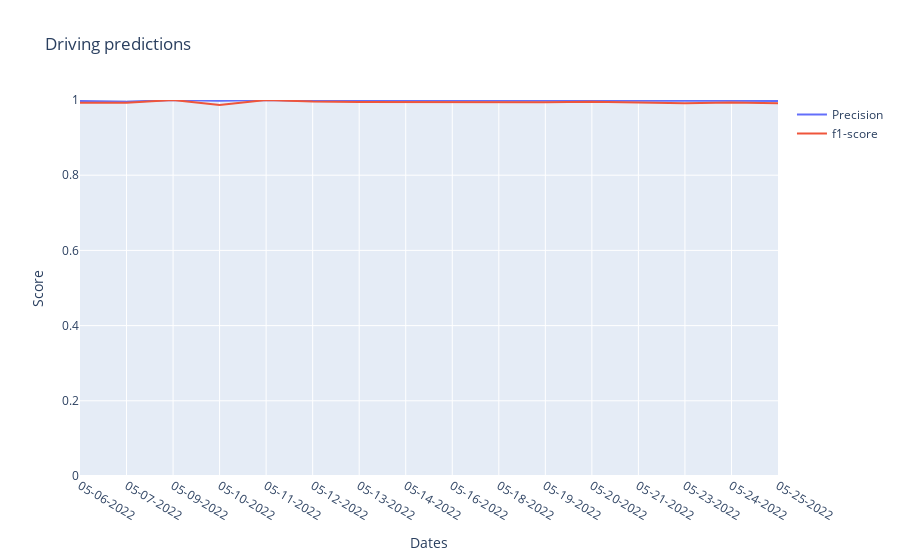
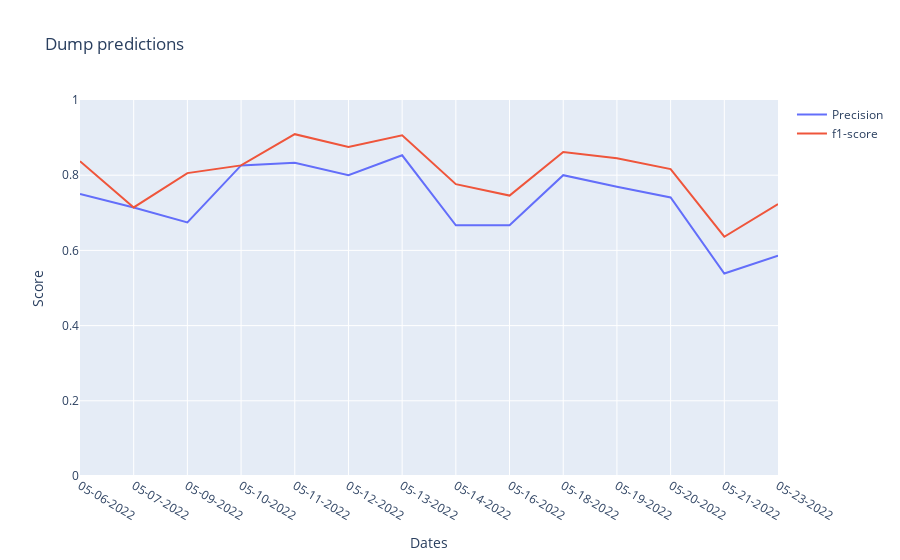
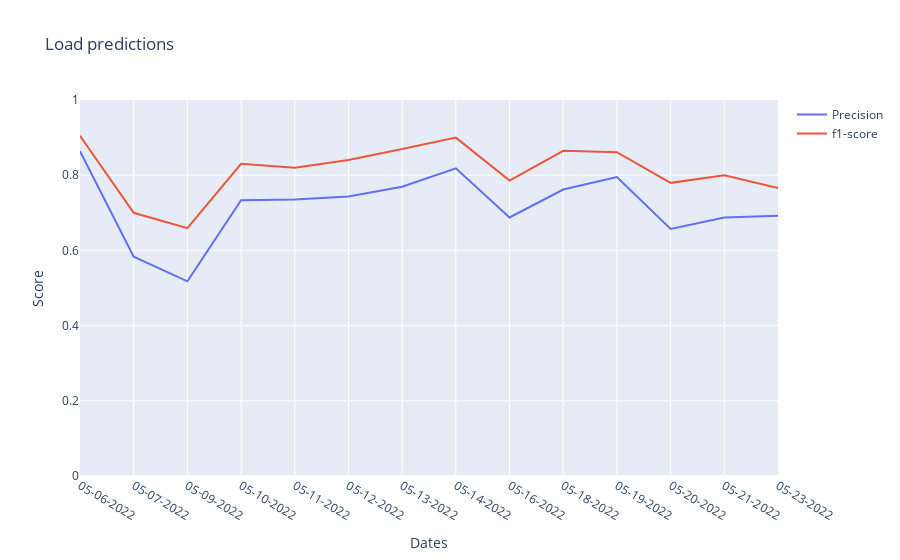

Write notebook code for charts like these, in order.
### Code cell
for activity in ["Driving", "Dump", "Load"]: 
    trace1 = go.Scatter(x=days, y=statistics[activity]["precision"], mode='lines', name='Precision')
    trace2 = go.Scatter(x=days, y=statistics[activity]["f1-score"], mode='lines', name='f1-score')

    data = [trace1, trace2]

    layout = go.Layout(title=f'{activity} predictions',
                    xaxis=dict(title='Dates'),
                    yaxis=dict(title='Score',  range=[0,1]))

    fig = go.Figure(data=data, layout=layout)

    fig.show()

### Figure 1 — Plotly figure (JSON) as saved in the notebook; plotly's stock layout.template omitted (floating-point values rounded to 4 significant figures)
{"data": [{"mode": "lines", "name": "Precision", "type": "scatter", "x": ["05-06-2022", "05-07-2022", "05-09-2022", "05-10-2022", "05-11-2022", "05-12-2022", "05-13-2022", "05-14-2022", "05-16-2022", "05-18-2022", "05-19-2022", "05-20-2022", "05-21-2022", "05-23-2022", "05-24-2022", "05-25-2022", "05-27-2022", "05-28-2022", "05-30-2022", "05-31-2022", "06-01-2022", "06-02-2022", "06-03-2022"], "y": [0.9973, 0.9955, 1, 0.9982, 1, 0.9975, 0.9988, 0.9988, 0.9992, 0.9991, 0.9974, 0.999, 0.9975, 0.9983, 0.9979, 0.9971]}, {"mode": "lines", "name": "f1-score", "type": "scatter", "x": ["05-06-2022", "05-07-2022", "05-09-2022", "05-10-2022", "05-11-2022", "05-12-2022", "05-13-2022", "05-14-2022", "05-16-2022", "05-18-2022", "05-19-2022", "05-20-2022", "05-21-2022", "05-23-2022", "05-24-2022", "05-25-2022", "05-27-2022", "05-28-2022", "05-30-2022", "05-31-2022", "06-01-2022", "06-02-2022", "06-03-2022"], "y": [0.9927, 0.9925, 1, 0.987, 1, 0.9957, 0.9948, 0.9944, 0.9942, 0.9952, 0.9941, 0.9955, 0.9935, 0.9914, 0.9935, 0.9913]}], "layout": {"title": {"text": "Driving predictions"}, "xaxis": {"title": {"text": "Dates"}}, "yaxis": {"range": [0, 1], "title": {"text": "Score"}}}}

### Figure 2 — Plotly figure (JSON) as saved in the notebook; plotly's stock layout.template omitted (floating-point values rounded to 4 significant figures)
{"data": [{"mode": "lines", "name": "Precision", "type": "scatter", "x": ["05-06-2022", "05-07-2022", "05-09-2022", "05-10-2022", "05-11-2022", "05-12-2022", "05-13-2022", "05-14-2022", "05-16-2022", "05-18-2022", "05-19-2022", "05-20-2022", "05-21-2022", "05-23-2022", "05-24-2022", "05-25-2022", "05-27-2022", "05-28-2022", "05-30-2022", "05-31-2022", "06-01-2022", "06-02-2022", "06-03-2022"], "y": [0.75, 0.7143, 0.6744, 0.8261, 0.8333, 0.8, 0.8529, 0.6667, 0.6667, 0.8, 0.7692, 0.7407, 0.5385, 0.5862]}, {"mode": "lines", "name": "f1-score", "type": "scatter", "x": ["05-06-2022", "05-07-2022", "05-09-2022", "05-10-2022", "05-11-2022", "05-12-2022", "05-13-2022", "05-14-2022", "05-16-2022", "05-18-2022", "05-19-2022", "05-20-2022", "05-21-2022", "05-23-2022", "05-24-2022", "05-25-2022", "05-27-2022", "05-28-2022", "05-30-2022", "05-31-2022", "06-01-2022", "06-02-2022", "06-03-2022"], "y": [0.8372, 0.7143, 0.8056, 0.8261, 0.9091, 0.875, 0.9062, 0.7761, 0.7458, 0.8615, 0.8451, 0.8163, 0.6364, 0.7234]}], "layout": {"title": {"text": "Dump predictions"}, "xaxis": {"title": {"text": "Dates"}}, "yaxis": {"range": [0, 1], "title": {"text": "Score"}}}}

### Figure 3 — Plotly figure (JSON) as saved in the notebook; plotly's stock layout.template omitted (floating-point values rounded to 4 significant figures)
{"data": [{"mode": "lines", "name": "Precision", "type": "scatter", "x": ["05-06-2022", "05-07-2022", "05-09-2022", "05-10-2022", "05-11-2022", "05-12-2022", "05-13-2022", "05-14-2022", "05-16-2022", "05-18-2022", "05-19-2022", "05-20-2022", "05-21-2022", "05-23-2022", "05-24-2022", "05-25-2022", "05-27-2022", "05-28-2022", "05-30-2022", "05-31-2022", "06-01-2022", "06-02-2022", "06-03-2022"], "y": [0.8636, 0.5833, 0.5179, 0.7333, 0.7353, 0.7436, 0.7692, 0.8182, 0.6875, 0.7619, 0.7949, 0.6571, 0.6875, 0.6923]}, {"mode": "lines", "name": "f1-score", "type": "scatter", "x": ["05-06-2022", "05-07-2022", "05-09-2022", "05-10-2022", "05-11-2022", "05-12-2022", "05-13-2022", "05-14-2022", "05-16-2022", "05-18-2022", "05-19-2022", "05-20-2022", "05-21-2022", "05-23-2022", "05-24-2022", "05-25-2022", "05-27-2022", "05-28-2022", "05-30-2022", "05-31-2022", "06-01-2022", "06-02-2022", "06-03-2022"], "y": [0.9048, 0.7, 0.6591, 0.8302, 0.8197, 0.8406, 0.8696, 0.9, 0.7857, 0.8649, 0.8611, 0.7797, 0.8, 0.766]}], "layout": {"title": {"text": "Load predictions"}, "xaxis": {"title": {"text": "Dates"}}, "yaxis": {"range": [0, 1], "title": {"text": "Score"}}}}
